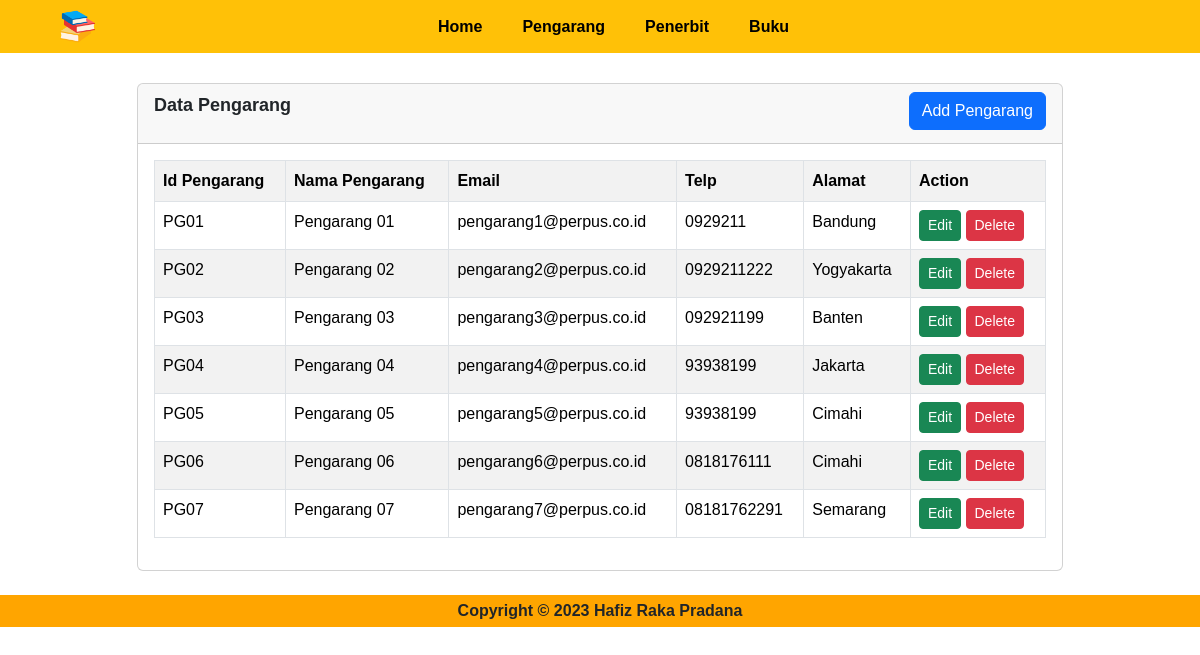
The app's page /pengarang.php with its own data.
### tables this page shows
CREATE TABLE `pengarang` (
  `id_pengarang` varchar(8) NOT NULL,
  `nama_pengarang` varchar(255) DEFAULT NULL,
  `email` varchar(50) DEFAULT NULL,
  `telp` varchar(12) DEFAULT NULL,
  `alamat` varchar(255) DEFAULT NULL
);

### pengarang.php (the view, shortened to what this page needs)
<!DOCTYPE html>
<html lang="en">
<head>
    <link href="https://cdn.jsdelivr.net/npm/bootstrap@5.3.2/dist/css/bootstrap.min.css" rel="stylesheet">
</head>
<body>
    <nav class="navbar navbar-expand-lg bg-warning p-1 px-5">
        <div class="container-fluid">
            <a class="navbar-brand" href="#">
                <img src="img/book.png" alt="book" width="35" height="35">
            </a>
            <div class="collapse navbar-collapse" id="navbarSupportedContent">
            <ul class="navbar-nav mx-auto">
                <li class="nav-item me-4">
                    <a class="nav-link fw-semibold active"aria-current="page"href="index.php">Home</a>
                </li>
                <li class="nav-item me-4">
                    <a class="nav-link fw-semibold active"aria-current="page"href="pengarang.php">Pengarang</a>
                </li>
                <li class="nav-item me-4">
                    <a class="nav-link fw-semibold active"aria-current="page"href="penerbit.php">Penerbit</a>
                </li>
                <li class="nav-item me-4">
                    <a class="nav-link fw-semibold active"aria-current="page"href="buku.php">Buku</a>
                </li>
            </ul>
            </div>
        </div>
    </nav>
    <?php
        require "connection.php";
        $result = mysqli_query($connection, "SELECT * FROM pengarang");
    ?>
    <div class="container mb-4">
        <div class="row">
            <div class="col-md-10 mx-auto">
                <div class="card">
                    <div class="card-header">
                        <p class ="fw-semibold" style="font-size:18px;" >Data Pengarang
                            <a href="add_data/add_pengarang.php" class="btn btn-primary float-end">Add Pengarang</a>
                        </p>
                    </div>
                    <div class="card-body">
                        <table class="table table-bordered table-striped">
                            <tr>
                                <th>Id Pengarang</th>
                                <th>Nama Pengarang</th>
                                <th>Email</th>
                                <th>Telp</th>
                                <th>Alamat</th>
                                <th>Action</th>
                            </tr>
                            <?php
                                while ($data = mysqli_fetch_array($result)) {
                            ?>
                                <tr>
                                    <td><?php echo $data['id_pengarang'] ?></td>
                                    <td><?php echo $data['nama_pengarang'];?></td>
                                    <td><?php echo $data['email'];?></td>
                                    <td><?php echo $data['telp'];?></td>
                                    <td><?php echo $data['alamat'];?></td>
                                     <td>
                                        <a class="btn btn-success btn-sm" href="edit_data/edit_pengarang.php?id=<?php echo $data['id_pengarang']?>">Edit</a>
                                        <a class="btn btn-danger btn-sm" href="delete_data/delete_pengarang.php?id=<?php echo $data['id_pengarang']?>" role="button" onclick="return confirm('Apakah anda yakin untuk menghapus data ini?')">Delete</a>
                                    </td>
                                </tr>
                            <?php } ?>
                        </table>
                    </div>
                </div>
            </div>
        </div>
    </div>
    <footer>
        <div class="text-center text-dark p-1" style="background-color: orange;"><b>
            Copyright © 2023 Hafiz Raka Pradana<b>
        </div>
    </footer>
</body>
</html>

### pengarang.php (style rules this page uses)
body { font-family: Arial; }
nav { margin-bottom: 30px; }

### records on screen
pengarang: id_pengarang "PG01", nama_pengarang "Pengarang 01", email "pengarang1@perpus.co.id", telp "0929211", alamat "Bandung"
pengarang: id_pengarang "PG02", nama_pengarang "Pengarang 02", email "pengarang2@perpus.co.id", telp "0929211222", alamat "Yogyakarta"
pengarang: id_pengarang "PG03", nama_pengarang "Pengarang 03", email "pengarang3@perpus.co.id", telp "092921199", alamat "Banten"
pengarang: id_pengarang "PG04", nama_pengarang "Pengarang 04", email "pengarang4@perpus.co.id", telp "93938199", alamat "Jakarta"
pengarang: id_pengarang "PG05", nama_pengarang "Pengarang 05", email "pengarang5@perpus.co.id", telp "93938199", alamat "Cimahi"
pengarang: id_pengarang "PG06", nama_pengarang "Pengarang 06", email "pengarang6@perpus.co.id", telp "0818176111", alamat "Cimahi"
pengarang: id_pengarang "PG07", nama_pengarang "Pengarang 07", email "pengarang7@perpus.co.id", telp "08181762291", alamat "Semarang"
